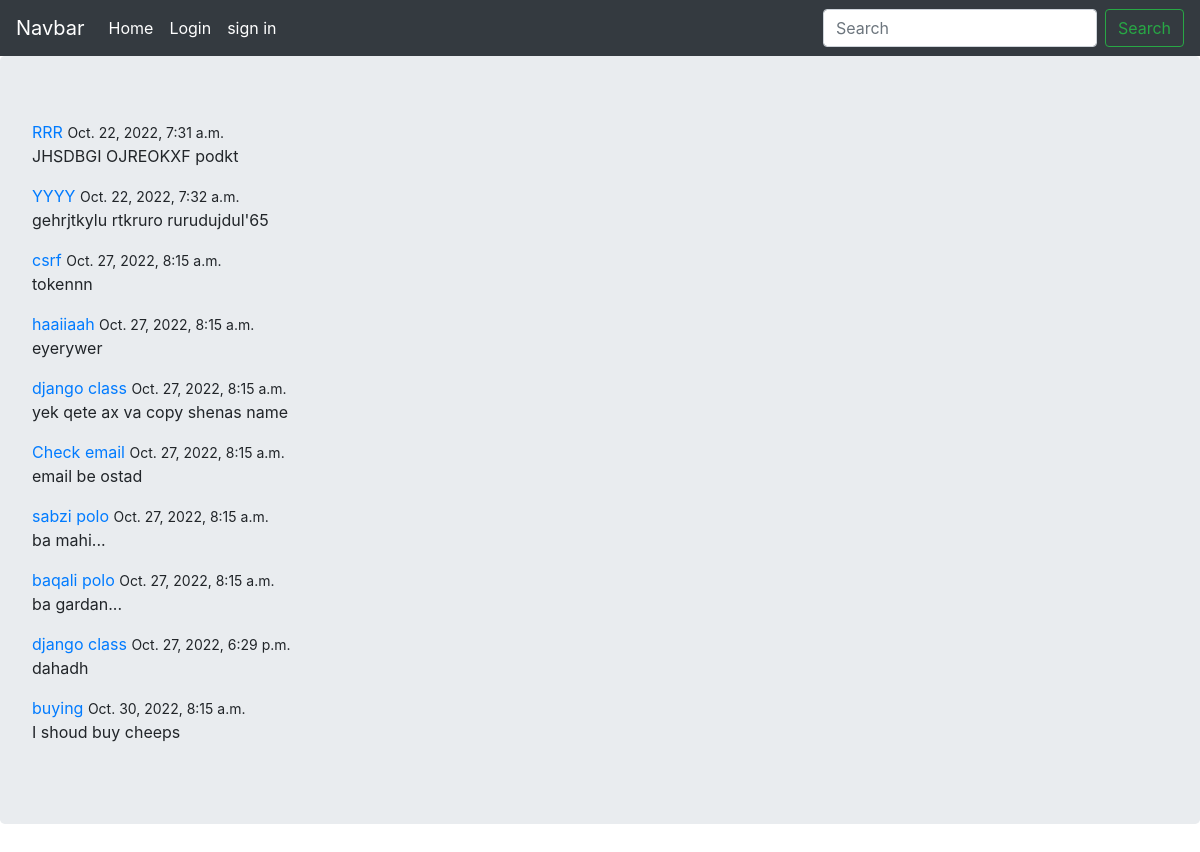
The page / on the database its author committed.
### home/models.py (models this page shows, shortened)
class Todo(models.Model):
    tittle = models.CharField(max_length=100)
    body = models.TextField()
    created = models.DateTimeField()

### home/views.py (the view)
# urls.py: 2. Add a URL to urlpatterns:  path('', Home.as_view(), name='home')
def Home(request):
    all = Todo.objects.all()
    return render(request, 'index.html', {'todos': all})

### templates/index.html
{% extends 'Base.html' %}
{% block contend %}
    {% for todo in todos %}
        <a href="{% url 'details' todo.id %}">{{ todo.tittle }}</a>
        <small>{{ todo.created }}</small>
        <p>{{ todo.body }}</p>
    {% endfor %}
{% endblock %}

### templates/Base.html (shortened to what this page needs)
<!doctype html>
<html lang="en">
<head>
    <link rel="stylesheet" href="https://cdn.jsdelivr.net/npm/bootstrap@4.6.2/dist/css/bootstrap.min.css">
</head>
<body>
{% include 'Navebar.html' %}
<div class="jumbotron">
    {% block contend %}
    {% endblock %}
</div>
</body>
</html>

### templates/Navebar.html (shortened to what this page needs)
<nav class="navbar navbar-expand-lg navbar-dark bg-dark">
    <a class="navbar-brand" href="#">Navbar</a>
    <div class="collapse navbar-collapse" id="navbarSupportedContent">
        <ul class="navbar-nav mr-auto">
            <li class="nav-item active">
                <a class="nav-link" href="{% url 'home' %}">Home <span class="sr-only">(current)</span></a>
            </li>
            {% if request.user.is_authenticated %}
            <li class="nav-item active">
                <a class="nav-link" href="{% url 'logout' %}">Logout</a>
            </li>
            <li class="nav-item active">
                <a class="nav-link" href="{% url 'create' %}">Create Todo</a>
            </li>
            {% else %}
                <li class="nav-item active">
                    <a class="nav-link" href="{% url 'login' %}">Login</a>
                </li>
                <li class="nav-item active">
                    <a class="nav-link" href="{% url 'register' %}">sign in</a>
                </li>
            {% endif %}
        </ul>
        <form class="form-inline my-2 my-lg-0">
            <input class="form-control mr-sm-2" type="search" placeholder="Search" aria-label="Search">
            <button class="btn btn-outline-success my-2 my-sm-0" type="submit">Search</button>
        </form>
    </div>
</nav>

### rows shown on the page
Todo: tittle "RRR", created "Oct. 22, 2022, 7:31 a.m.", body "JHSDBGI OJREOKXF podkt"
Todo: tittle "YYYY", created "Oct. 22, 2022, 7:32 a.m.", body "gehrjtkylu rtkruro rurudujdul'65"
Todo: tittle "csrf", created "Oct. 27, 2022, 8:15 a.m.", body "tokennn"
Todo: tittle "haaiiaah", created "Oct. 27, 2022, 8:15 a.m.", body "eyerywer"
Todo: tittle "django class", created "Oct. 27, 2022, 8:15 a.m.", body "yek qete ax va copy shenas name"
Todo: tittle "Check email", created "Oct. 27, 2022, 8:15 a.m.", body "email be ostad"
Todo: tittle "sabzi polo", created "Oct. 27, 2022, 8:15 a.m.", body "ba mahi..."
Todo: tittle "baqali polo", created "Oct. 27, 2022, 8:15 a.m.", body "ba gardan..."
Todo: tittle "django class", created "Oct. 27, 2022, 6:29 p.m.", body "dahadh"
Todo: tittle "buying", created "Oct. 30, 2022, 8:15 a.m.", body "I shoud buy cheeps"
